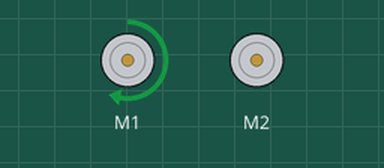
The program below on a simulated Adafruit Feather M0. On the bench: 2 × DC motor (green arrow = forward, orange = backward, longer = faster).

Above: at 0.1 s.
At 64.1 s:
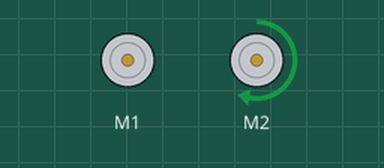
Timing chart, 0 to 65.6 s (numbered marks = the images above):
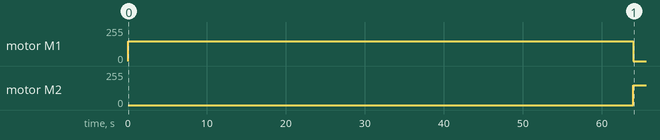

The program:

main.cpp
```cpp
#include <Arduino.h>
#include <headers.hpp>

int col_time = 0;

void setup() {
  Serial.begin(9600);
  AFMS.begin();
  // run_mot(pump1);
}

void loop() {
  check_pump(pump1);
  check_pump(pump2);
  check_pump(pump3);

  dt_chk = dt_chk + TimeSpan(0,0,0,col_time+1);
  delay(1000);
  col_time = 0;

}

void check_pump(Pump pmp) {
  if ((dt_chk == dt_init) || ((dt_chk - pmp.last_dose_time).seconds() >= pmp.hrs_btwn_dose*3600)){
    run_mot(pmp);
  }
  // Serial.println((dt_chk - pmp.last_dose_time).seconds());
}

void run_mot(Pump pmp) {
  pmp.mot->setSpeed(pmp.runspeed);
  pmp.mot->run(FORWARD);
  delay(pmp.runtime * 1000);
  pmp.mot->fullOff();
  col_time += pmp.runtime;
  pmp.last_dose_time = dt_chk;
}
```

headers.hpp
```cpp
#include <Servo.h>
#include <Adafruit_MotorShield.h>
#include <Wire.h>
#include <SPI.h>
#include "RTClib.h"

// DEFINE AFMS
Adafruit_MotorShield AFMS = Adafruit_MotorShield();
// TIME DEFS
DateTime dt_init (0, 0, 0, 0, 0, 0);
DateTime dt_chk (0, 0, 0, 0, 0, 0);

// PUMP DEFS
typedef struct Pump {
    Adafruit_DCMotor *mot;
    int runspeed;
    int runtime;
    int hrs_btwn_dose;
    DateTime last_dose_time;
} Pump;

Pump pump1 = {AFMS.getMotor(1), 150, 64, 24, dt_init};
Pump pump2 = {AFMS.getMotor(2), 150, 92, 34, dt_init};
Pump pump3 = {AFMS.getMotor(3), 150, 228, 84, dt_init};

// Pump pump1 = {AFMS.getMotor(1), 150, 1, 24, dt_init};
// Pump pump2 = {AFMS.getMotor(2), 150, 1, 34, dt_init};
// Pump pump3 = {AFMS.getMotor(3), 150, 1, 84, dt_init};


// FUNC DEFS
void check_pump(Pump pmp);
void run_mot(Pump pmp);
```

Measured:
- by itself, motor M1: stopped → forward 150/255 at 0.00 s, → stopped 64.0 s later
- by itself, motor M2: stopped → forward 150/255 at 64.0 s
